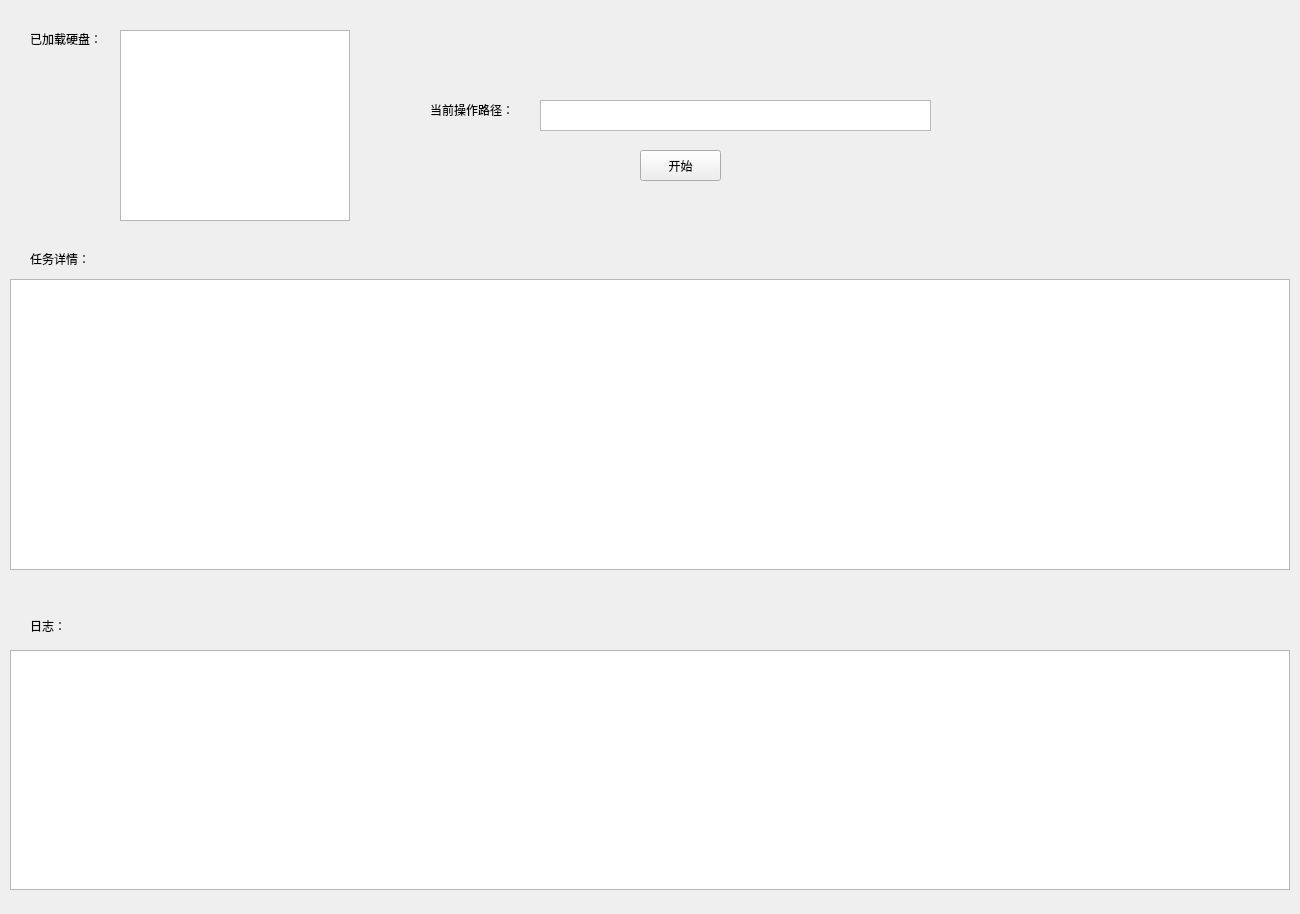
<?xml version="1.0" encoding="UTF-8"?>
<ui version="4.0">
 <class>Info_Form</class>
 <widget class="QWidget" name="Info_Form">
  <property name="geometry">
   <rect>
    <x>0</x>
    <y>0</y>
    <width>1300</width>
    <height>914</height>
   </rect>
  </property>
  <property name="windowTitle">
   <string>进度显示</string>
  </property>
  <widget class="QLabel" name="SSD_label">
   <property name="geometry">
    <rect>
     <x>430</x>
     <y>100</y>
     <width>100</width>
     <height>20</height>
    </rect>
   </property>
   <property name="text">
    <string>当前操作路径：</string>
   </property>
  </widget>
  <widget class="QTextBrowser" name="SSD_browser">
   <property name="geometry">
    <rect>
     <x>540</x>
     <y>100</y>
     <width>391</width>
     <height>31</height>
    </rect>
   </property>
  </widget>
  <widget class="QLabel" name="Detail_label">
   <property name="geometry">
    <rect>
     <x>30</x>
     <y>250</y>
     <width>81</width>
     <height>17</height>
    </rect>
   </property>
   <property name="text">
    <string>任务详情：</string>
   </property>
  </widget>
  <widget class="QPushButton" name="Start_btn">
   <property name="geometry">
    <rect>
     <x>640</x>
     <y>150</y>
     <width>81</width>
     <height>31</height>
    </rect>
   </property>
   <property name="text">
    <string>开始</string>
   </property>
  </widget>
  <widget class="QTableWidget" name="Detail_table">
   <property name="geometry">
    <rect>
     <x>10</x>
     <y>279</y>
     <width>1280</width>
     <height>291</height>
    </rect>
   </property>
   <property name="minimumSize">
    <size>
     <width>480</width>
     <height>200</height>
    </size>
   </property>
   <property name="maximumSize">
    <size>
     <width>1280</width>
     <height>300</height>
    </size>
   </property>
  </widget>
  <widget class="QLabel" name="SSD_loaded_label">
   <property name="geometry">
    <rect>
     <x>30</x>
     <y>30</y>
     <width>91</width>
     <height>17</height>
    </rect>
   </property>
   <property name="text">
    <string>已加载硬盘：</string>
   </property>
  </widget>
  <widget class="QTextBrowser" name="SSD_loaded_browser">
   <property name="geometry">
    <rect>
     <x>120</x>
     <y>30</y>
     <width>230</width>
     <height>191</height>
    </rect>
   </property>
  </widget>
  <widget class="QTableWidget" name="Log_table">
   <property name="geometry">
    <rect>
     <x>10</x>
     <y>650</y>
     <width>1280</width>
     <height>240</height>
    </rect>
   </property>
  </widget>
  <widget class="QLabel" name="Log_label">
   <property name="geometry">
    <rect>
     <x>30</x>
     <y>610</y>
     <width>51</width>
     <height>31</height>
    </rect>
   </property>
   <property name="text">
    <string>日志：</string>
   </property>
   <property name="textFormat">
    <enum>Qt::AutoText</enum>
   </property>
  </widget>
 </widget>
 <resources/>
 <connections/>
</ui>
